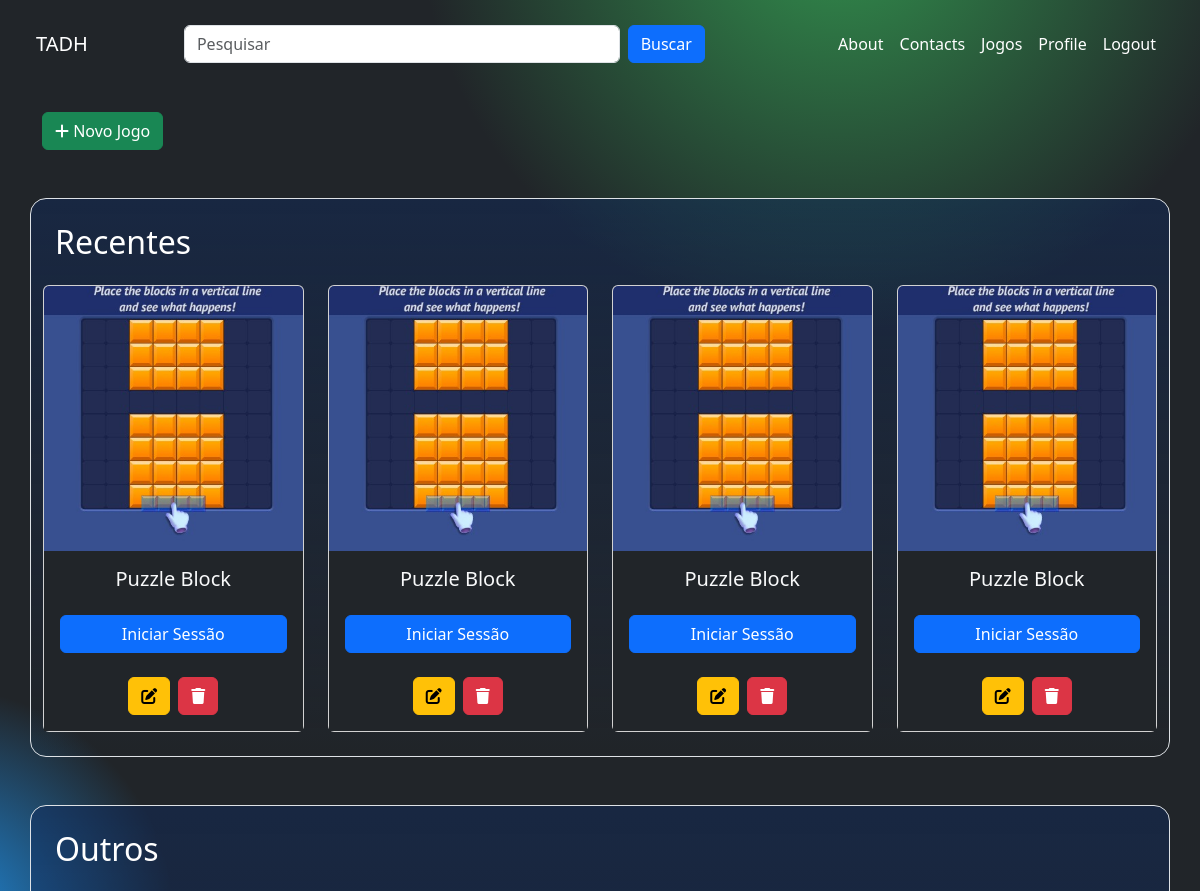
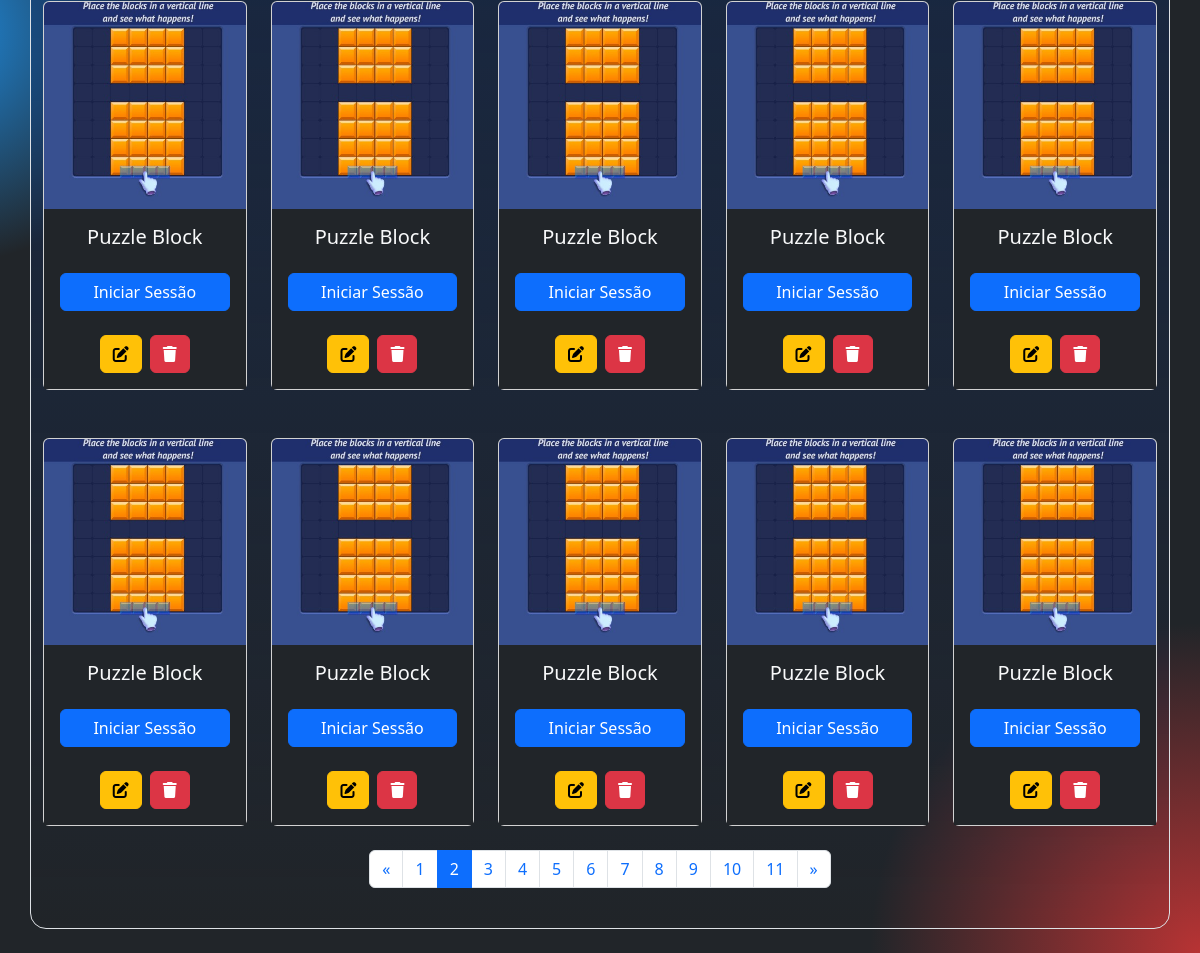
Screenshot of /jogos/?page=2 (signed in) with the database file from the repository (2 pictures, top to bottom).
### jogos/models.py (models this page shows, shortened)
class Jogo(models.Model):
    CATEGORIAS = [
        ("recentes", "Recentes"),
        ("outros", "Outros"),
    ]
    titulo = models.CharField(max_length=100)
    descricao = models.TextField()
    imagem = models.ImageField(upload_to="jogos/")
    url_jogo = models.URLField()
    categoria = models.CharField(max_length=10, choices=CATEGORIAS, default="outros")

### jogos/views.py (the view)
# urls.py: path("jogos/", views.jogos_list, name="jogos"),
@login_required(login_url="login")
def jogos_list(request):
    recentes = Jogo.objects.filter(categoria="outros").order_by("-id")[:4]
    outros_list = Jogo.objects.filter(categoria="outros").order_by("-id")
    q = request.GET.get('q', '').strip()
    term = " ".join(q.split())
    if q != "":
        outros_list = outros_list.filter(
            Q(titulo__icontains=term)
        )
    paginator = Paginator(outros_list, 10)  # Show 8 items per page
    page_number = request.GET.get('page', 1)
    outros = paginator.get_page(page_number)
    jogos_page = True
    context = {
        "recentes": recentes,
        "outros": outros,
        "paginator": paginator,
        "jogos_page": jogos_page
    }
    return render(request, "pages/jogos.html", context)

### jogos/templates/pages/jogos.html (shortened to what this page needs)
{% extends 'base.html' %}
{% block permissions %}
  {% load permission_tags %}
{% endblock permissions %}
{% block content %}
{% if user|has_role:'Admin' %}
<div class="container mt-4">
    <a href="{% url 'criar_jogo' %}" class="btn btn-success">
      <i class="fas fa-plus"></i> Novo Jogo
    </a>
</div>
{% endif %}
    <div class="container mt-5 recents rounded-4 p-4 border">
        <h1 class="mb-4 fs-2 ms-0">Recentes</h1>
        <div class="row g-4" style="display: grid; grid-template-columns: repeat(auto-fit, minmax(200px, 1fr)); gap: 1.5rem;">
            {% for jogo in recentes %}
            <div class="card p-0 z-index-1">
                <img src="{{ jogo.imagem.url }}" class="card-img-top" alt="{{ jogo.titulo }}">
                <div class="card-body bg-dark text-center">
                    <h5 class="card-title text-light mb-4">{{ jogo.titulo }}</h5>
                    <a href="{{ jogo.url_jogo }}" class="btn btn-primary w-100">Iniciar Sessão</a>
                    {% if user|has_role:'Admin' %}
                    <div class="d-flex justify-content-center
                    gap-2 mt-4">
                        <a href="{% url 'editar_jogo' jogo.id %}" class="btn btn-warning">
                          <i class="fas fa-edit"></i>
                        </a>
                        <button type="button" class="btn btn-danger" data-bs-toggle="modal" data-bs-target="#confirmDeleteModal-{{ jogo.id }}">
                            <i class="fas fa-trash"></i>
                        </button>
                      </div>
                      {% endif %}
                </div>
            </div>
            {% endfor %}
        </div>
    </div>
    <div class="container mt-5 recents rounded-4 p-4 border  mb-4">
        <h1 class="mb-4 fs-2 ms-0">Outros</h1>
        <div class="row g-4" style="display: grid; grid-template-columns: repeat(auto-fit, minmax(200px, 1fr)); gap: 1.5rem;">
            {% for jogo in outros %}
            <div class="card p-0">
                <img src="{{ jogo.imagem.url }}" class="card-img-top" alt="{{ jogo.titulo }}">
                <div class="card-body bg-dark text-center">
                    <h5 class="card-title text-light mb-4">{{ jogo.titulo }}</h5>
                    <a href="{{ jogo.url_jogo }}" class="btn btn-primary w-100">Iniciar Sessão</a>
                    <div class="d-flex justify-content-center gap-2 mt-4">
                        <a href="{% url 'editar_jogo' jogo.id %}" class="btn btn-warning">
                          <i class="fas fa-edit"></i>
                        </a>
                        <button type="button" class="btn btn-danger" data-bs-toggle="modal" data-bs-target="#confirmDeleteModal-{{ jogo.id }}">
                            <i class="fas fa-trash"></i>
                        </button>
                      </div>
                </div>
            </div>
            {% endfor %}
        </div>
        {% if outros.has_other_pages %}
        <nav aria-label="Page navigation" class="mt-4">
            <ul class="pagination justify-content-center">
                {% if outros.has_previous %}
                <li class="page-item">
                    <a class="page-link" href="?page={{ outros.previous_page_number }}" aria-label="Previous">
                        <span aria-hidden="true">&laquo;</span>
                    </a>
                </li>
                {% endif %}
                {% for page_num in paginator.page_range %}
                    {% if page_num == outros.number %}
                    <li class="page-item active">
                        <span class="page-link">{{ page_num }}</span>
                    </li>
                    {% else %}
                    <li class="page-item">
                        <a class="page-link" href="?page={{ page_num }}">{{ page_num }}</a>
                    </li>
                    {% endif %}
                {% endfor %}
                {% if outros.has_next %}
                <li class="page-item">
                    <a class="page-link" href="?page={{ outros.next_page_number }}" aria-label="Next">
                        <span aria-hidden="true">&raquo;</span>
                    </a>
                </li>
                {% endif %}
            </ul>
        </nav>
        {% endif %}
    </div>
{% endblock content %}

### jogos/static/css/styles.css (style rules this page uses)
body { background-color: #121212; color: white; background-image: radial-gradient(circle at -5% 50%, rgba(31, 150, 242, 0.9), transparent 15%), radial-gradient(circle at 70% -5%, rgba(52, 159, 82, 0.9), transparent 20%), radial-gradient(circle at 100% 100%, rgba(200, 53, 53, 0.9), transparent 15%); background-size: cover; background-attachment: fixed; }
h1 { font-size: 3rem; color: white; margin-left: 6rem; }
.recents { background: linear-gradient(to bottom, rgba(16, 42, 91, 0.5) 0%, rgba(255, 255, 255, 0) 100%); }

### rows the page displays
Jogo: imagem (picture), titulo "Puzzle Block"
Jogo: imagem (picture), titulo "Puzzle Block"
Jogo: imagem (picture), titulo "Puzzle Block"
Jogo: imagem (picture), titulo "Puzzle Block"
Jogo: imagem (picture), titulo "Puzzle Block"
Jogo: imagem (picture), titulo "Puzzle Block"
Jogo: imagem (picture), titulo "Puzzle Block"
Jogo: imagem (picture), titulo "Puzzle Block"
Jogo: imagem (picture), titulo "Puzzle Block"
Jogo: imagem (picture), titulo "Puzzle Block"
Jogo: imagem (picture), titulo "Puzzle Block"
Jogo: imagem (picture), titulo "Puzzle Block"
Jogo: imagem (picture), titulo "Puzzle Block"
Jogo: imagem (picture), titulo "Puzzle Block"

### other values shown
{{ page_num }} "1" "3" "4" "5" "6" "7" "8" "9" "10" "11"
{{ page_num }} "2"
